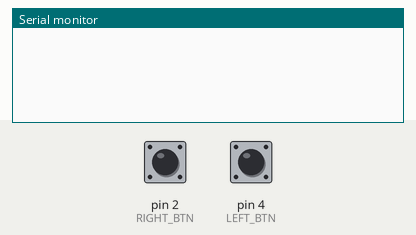
Simulated run of this sketch. Board: Arduino Uno, built with avr-gcc and run on an emulated ATmega328P. Shown: the last lines printed to the serial monitor. The test bench sets the inputs (shaded band); at power-on: pin 2 (RIGHT_BTN) LOW, pin 4 (LEFT_BTN) LOW.

Above: at 1.2 s.
1.3 s: pin 2 (RIGHT_BTN) pulled HIGH for 0.15 s
At 2.0 s:
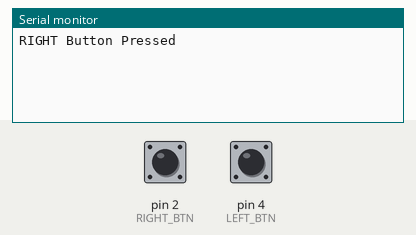
2.9 s: pin 4 (LEFT_BTN) pulled HIGH for 0.15 s
At 3.2 s:
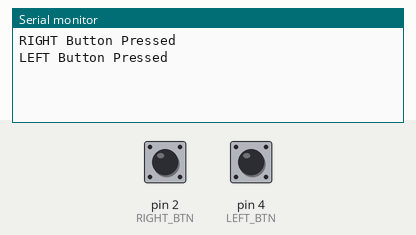

Measured:
- after the input at 1.3 s, the serial monitor: prints a new line at once (image 1)
- after the input at 2.9 s, the serial monitor: prints a new line at once (image 2)

The sketch:

04_BUTTON_TEST.ino
```cpp
/* =============================================================================
   BUTTON TEST
   Hardware: LEFT button (D4), RIGHT button (D2), both with pull-down resistors
   Purpose : Verify button presses using Serial Monitor
   =============================================================================
*/

#define LEFT_BTN 4
#define RIGHT_BTN 2

void setup() {
  pinMode(LEFT_BTN, INPUT);
  pinMode(RIGHT_BTN, INPUT);
  Serial.begin(9600);
}

void loop() {
  if (digitalRead(LEFT_BTN) == HIGH) {
    Serial.println("LEFT Button Pressed");
    delay(300);
  }

  if (digitalRead(RIGHT_BTN) == HIGH) {
    Serial.println("RIGHT Button Pressed");
    delay(300);
  }
}
```
